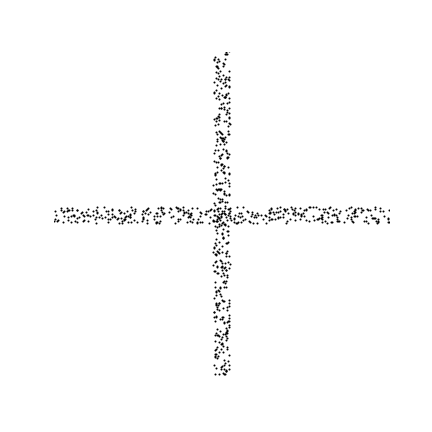
#> input picture Projects/Spectral-clustering/Report/code_and_data/cross_shaped.png, 432 x 432 px
$ python generate_figures.py
#> lines starting #> are read from the running program, lines starting #| are printed output that depends on the picture; after the words box and inside, x2 and y2 are one past the last pixel; in counts of white or black regions, pixels touching at a corner belong together
### Projects/Spectral-clustering/Report/code_and_data/spectral_clustering_lpca.py
'''
To use the algorithm for Spectral Clustering based on Local PCA,
import this file and use the function.

*** Example ***
import spectral_clustering_lpca as sc
sc.plot_spectral_clustering(picture_name = 'cross_shaped.png',
                         color_threshold = 15,
                         r = 15.0,
                         eps = 15.0,
                         eta = 0.5,
                         d = 1,
                         K = 2)
'''

import numpy as np
from sklearn.cluster import KMeans  # used in Algorithm 1 (Spectral Graph Partitioning)
from PIL import Image               # used to handle input figures
import matplotlib.pyplot as plt

# Algorithm 1 (Spectral Graph Partitioning) in the paper, which is used in Algorithm 4 *********************************
def SpectralGraphPartitioning(W, K):
    '''
    ***Input***
    W: float, 2d-array (N * N, where N is the number of data point)
        Affinity matrix
    K: int
        The number of clusters

    ***Return***
    kmeans.labels_: int, 1d-array (with length N)
        The labels of each data point
    '''
    W_rowsum = W.sum(axis=1)
    Z = W / np.sqrt(np.outer(W_rowsum, W_rowsum)) # Step 1, Compute Z
    eigen_value, eigen_vector = np.linalg.eig(Z)
    top_index = eigen_value.argsort()[::-1][0:K]
    out_matrix = eigen_vector[:, top_index]       # Step 2, Extract the top K eigenvectors of Z
    # Step 3, Renormalize each row of the resulting n * K matrix
    out_matrix = out_matrix / np.c_[np.linalg.norm(out_matrix, axis=1)]
    # Step 4, Apply K-means to the row vector
    kmeans = KMeans(n_clusters=K, random_state=0).fit(out_matrix)
    return kmeans.labels_

# Algorithm 4 (main algorithm), used in "plot_spectral_clustering" function ********************************************
def spectral_clustering_lpca(input_data, r, eps, eta, d, K):
    '''
    ***Input***
    input_data:

    r: float
        neighborhood radius parameter, r > 0.
    eps: float
        spatial scale parameter, eps > 0.
    eta: float
        projection scale parameter, eps > 0.
    d: int
        intrinsic dimension, d >= 1.
    K: int
        number of clusters, K >= 2.

    ***Return***
    result_data: float, 2d-array (n * 3, where n is the number of "black pixels" of the input figure)
        Each row corresponds to each pixel of the input figure.
        Each row data means [ x-coordinate, y-coordinate, label ].
    '''
    np.random.seed(0)
    n = len(input_data)
    ramaining_index_list = list(range(n))
    full_index_list = list(range(n))

    N_y_list = []

    # 1st and 2nd Step: Creates y_i, N(y_i), C_i, Q_i
    while ramaining_index_list:
        y_seed_num = np.random.choice(ramaining_index_list)  # Pick up y_i's index randomly
        ramaining_index_list.remove(y_seed_num)  # Remove y_i's index form the residual list
        y_i = input_data[y_seed_num]  # Get y_i

        N_y_i_list = list(
            [i for i in full_index_list if np.linalg.norm(input_data[i] - y_i) < r])  # Get N(y_i)'s index
        N_y_i = input_data[N_y_i_list]  # Get N(y_i)
        N_y_i = np.concatenate([N_y_i, y_i.reshape(1, 2)], axis=0)  # Merge y_i and N(y_i)

        number_set = set(ramaining_index_list) - set(N_y_i_list)
        ramaining_index_list = list(number_set)  # Remove N(y_i)'s index form the residual list

        N_y_i_list.append(y_seed_num)  # Merge y_i's index and N(y_i)'s index

        C = np.cov(N_y_i, rowvar=0, bias=0)  # Covariance Matrix for N(y_i)

        eigen_value, eigen_vector = np.linalg.eig(C)
        top_index = eigen_value.argsort()[::-1][0:d]
        P = eigen_vector[:, top_index]  # P is a matrix whose columns are the top d eigenvectors of C
        Q = np.dot(P, P.T)              # Get the orthogonal projection matrix

        # intermediate output about N(y_i)
        N_y_list.append([y_i,
                         N_y_i_list,
                         N_y_i,
                         C,
                         Q])

    # 3rd Step: Compute the following affinities W_ij
    n0 = len(N_y_list)
    W = np.zeros([n0, n0])
    for i in range(n0):
        for j in range(n0):
            # Note N_y_list[i][0] is y_i and N_y_list[i][4] is Q_i, created above.
            # Note the first norm is a vector norm and the second is a matrix norm.
            W[i][j] = np.exp(-np.linalg.norm(N_y_list[i][0] - N_y_list[j][0]) ** 2 / eps ** 2) \
                      * np.exp(-np.linalg.norm(N_y_list[i][4] - N_y_list[j][4]) ** 2 / eta ** 2)

    # 4th Step: Use algorithm 1 (Spectral Graph Partitioning) for W
    y_class = SpectralGraphPartitioning(W=W, K=K)

    # Create y array to prepare for the next calculation to find the closest y_j
    y = np.empty((0, 2), float)
    for i in range(n0):
        y = np.append(y, np.r_[N_y_list[i][0]].reshape(1, 2), axis=0)

    # 5th Step: For all input data x_i, find the closest y_j
    result_data = np.empty((0, 3), float)
    for i in range(n):
        min_index = np.argmin(np.linalg.norm(y - np.r_[input_data[i]], axis=1))
        result_data = np.append(result_data, [[input_data[i][0], input_data[i][1], y_class[min_index]]], axis=0)

    return result_data

# Called for Visualization *********************************************************************************************
# Accepts a input file name and generates a png output file in the same folder
def plot_spectral_clustering(picture_name, color_threshold, r, eps, eta, d, K):
    '''
    ***Input***
    picture_name: str
        File name of the input figure such as "sample.png".
        The file should be saved in the same folder.
    color_threshold: int
        Parameter used to convert the original figure into the pixel-coordinate array.
        If all of (Red, Green, Blue) is smaller than this threshold, the pixel is recognized as "black point".
        0 < color_threshold < 255.
    r: float
        neighborhood radius parameter, r > 0.
    eps: float
        spatial scale parameter, eps > 0.
    eta: float
        projection scale parameter, eps > 0.
    d: int
        intrinsic dimension, d >= 1.
    K: int
        number of clusters, K >= 2.

    ***Return***
    This function doesn't have a return value but generates plots and png files in the same folder.
    '''
#> called with picture_name = 'cross_shaped.png', color_threshold = 15, r = 15, eps = 15, eta = 0.5, d = 1, K = 2
    im1 = Image.open(picture_name)
#> im1 is the input picture: PIL image 432x432 RGBA; mean R, G, B, A 251.9, 251.9, 251.9, 255
    pixel_array = np.array(im1.getdata())
    black_flag = (pixel_array[:, 0] < color_threshold) \
                 * (pixel_array[:, 1] < color_threshold) \
                 * (pixel_array[:, 2] < color_threshold)
    black_flag = black_flag.reshape(im1.height, im1.width)
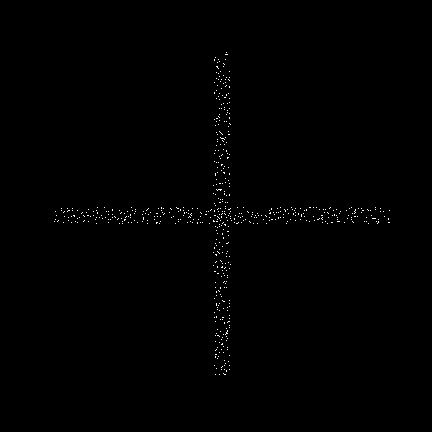
#> black_flag: shape (432, 432) bool; 0.41% white in thin lines or dots, all inside (x1, y1, x2, y2) = (54, 52, 390, 375)

    sample_data = np.empty((0, 2), float)
    for i in range(im1.height):
        for j in range(im1.width):
            if black_flag[i][j]:
                sample_data = np.append(sample_data, np.array([[j, (im1.height - 1) - i]]),
                                        axis=0)  # (x, y) = (width index, height index)

    # Call Algorithm 4
    result_data = spectral_clustering_lpca(input_data=sample_data, r=r, eps=eps, eta=eta, d=d, K=K)

    # Plot the input data
    fig = plt.figure(figsize=(12, 4))  # Create an empty figure.
    sub1 = fig.add_subplot(1, 2, 1)    # creating 2 plots. 1st one.
    sub2 = fig.add_subplot(1, 2, 2)    # 2nd one.
    sub1.plot(sample_data[:, 0], sample_data[:, 1], "o", markersize=1)

    # Plot the final result (Input and Result in the same row)
    color_list = ['red', 'blue', 'green', 'cyan', 'magenta', 'yellow', 'black'] # prepare 8 colors
    for i in range(K):
        sub2.plot(result_data[:, 0][result_data[:, 2] == i], result_data[:, 1][result_data[:, 2] == i], "o",
                  markersize=1, c=color_list[i])
    fig.savefig(picture_name[:-4] + '_output_1.png')
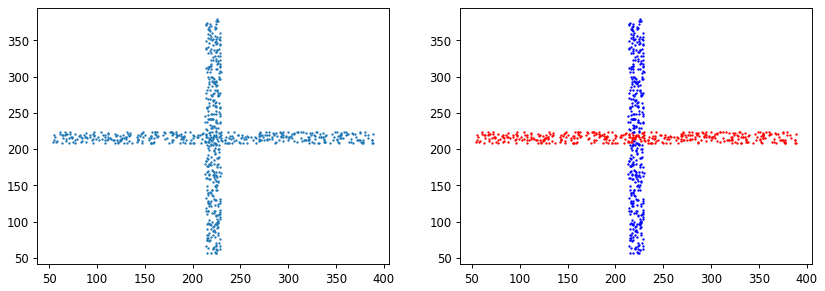
#> figure drawn by matplotlib, 2 panels

    # Plot the final result (Result only)
    fig = plt.figure(figsize=(6, 4))
    for i in range(K):
        plt.plot(result_data[:, 0][result_data[:, 2] == i], result_data[:, 1][result_data[:, 2] == i], "o",
                  markersize=1, c=color_list[i])
    fig.savefig(picture_name[:-4] + '_output_2.png')
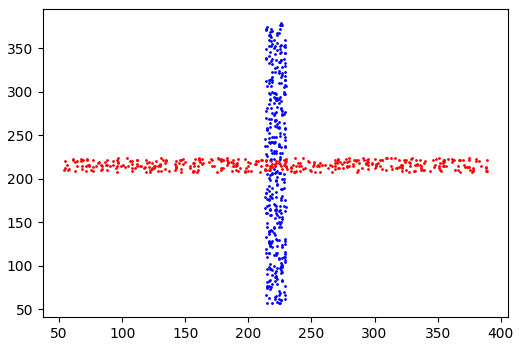
#> figure drawn by matplotlib, 1 panel

### Projects/Spectral-clustering/Report/code_and_data/generate_figures.py
### Import the main function file
# Put "spectral_clustering_lpca.py" in the same folder
# Need pillow package
import spectral_clustering_lpca as sc

### Function Description
print(sc.plot_spectral_clustering.__doc__)

### Figure 2: Clustering example
sc.plot_spectral_clustering(picture_name = 'cross_shaped.png',
                         color_threshold = 15,
                         r = 15.0,
                         eps = 15.0,
                         eta = 0.5,
                         d = 1,
                         K = 2)

'''
### Figure 3: Example of intersection cluster
sc.plot_spectral_clustering(picture_name = 'infinity_shaped.png',
                         color_threshold = 15,
                         r = 15.0,
                         eps = 15.0,
                         eta = 0.3,
                         d = 1,
                         K = 2)

### Figure 4: Failure at the corner
sc.plot_spectral_clustering(picture_name = 'sharp_720.png',
                         color_threshold = 10,
                         r = 10.0,
                         eps = 10.0,
                         eta = 0.5,
                         d = 1,
                         K = 3)

### Figure 5-1: Successful results with smooth data
sc.plot_spectral_clustering(picture_name = 'smooth_720_1.png',
                         color_threshold = 10,
                         r = 10.0,
                         eps = 10.0,
                         eta = 0.5,
                         d = 1,
                         K = 3)

### Figure 5-2: Successful results with smooth data
sc.plot_spectral_clustering(picture_name = 'smooth_720_2.png',
                         color_threshold = 10,
                         r = 10.0,
                         eps = 10.0,
                         eta = 0.5,
                         d = 1,
                         K = 3)

### Figure 6: [Left]: eta = 0.1
sc.plot_spectral_clustering(picture_name = 'smooth_720_1.png',
                         color_threshold = 10,
                         r = 10.0,
                         eps = 10.0,
                         eta = 0.1,
                         d = 1,
                         K = 3)

### Figure 6: [Right]: eta = 1.0
sc.plot_spectral_clustering(picture_name = 'smooth_720_1.png',
                         color_threshold = 10,
                         r = 10.0,
                         eps = 10.0,
                         eta = 1.0,
                         d = 1,
                         K = 3)

### Figure 7: [Left]: r = 3.0
sc.plot_spectral_clustering(picture_name = 'smooth_720_1.png',
                         color_threshold = 10,
                         r = 3.0,
                         eps = 10.0,
                         eta = 0.5,
                         d = 1,
                         K = 3)

### Figure 7: [Right]: r = 40.0
sc.plot_spectral_clustering(picture_name = 'smooth_720_1.png',
                         color_threshold = 10,
                         r = 40.0,
                         eps = 10.0,
                         eta = 0.5,
                         d = 1,
                         K = 3)

### Figure 8: [Left]: eps = 3.0
sc.plot_spectral_clustering(picture_name = 'smooth_720_1.png',
                         color_threshold = 10,
                         r = 10.0,
                         eps = 3.0,
                         eta = 0.5,
                         d = 1,
                         K = 3)

### Figure 8: [Right]: eps = 40.0
sc.plot_spectral_clustering(picture_name = 'smooth_720_1.png',
                         color_threshold = 10,
                         r = 10.0,
                         eps = 40.0,
                         eta = 0.5,
                         d = 1,
                         K = 3)
'''

$ run again, with Projects/Spectral-clustering/Report/code_and_data/infinity_shaped.png copied over Projects/Spectral-clustering/Report/code_and_data/cross_shaped.png
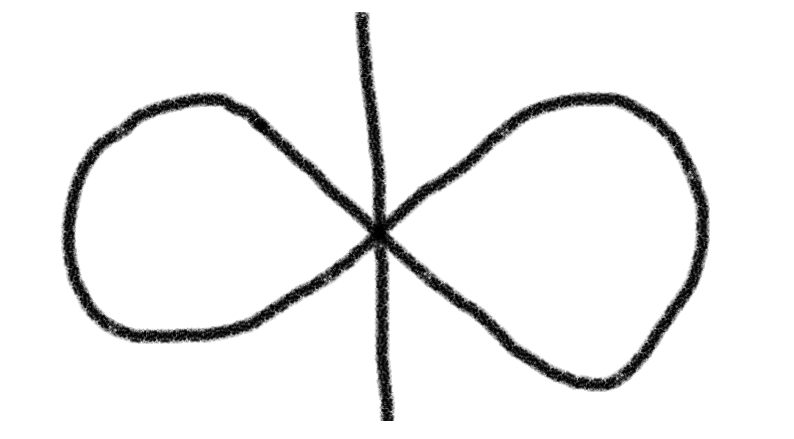
#> input picture Projects/Spectral-clustering/Report/code_and_data/infinity_shaped.png, 794 x 439 px
#> in plot_spectral_clustering, im1 is the input picture: PIL image 794x439 RGB; min 0, max 255, mean 239.2
#> in plot_spectral_clustering, `black_flag = black_flag.reshape(im1.height, im1.width)`:
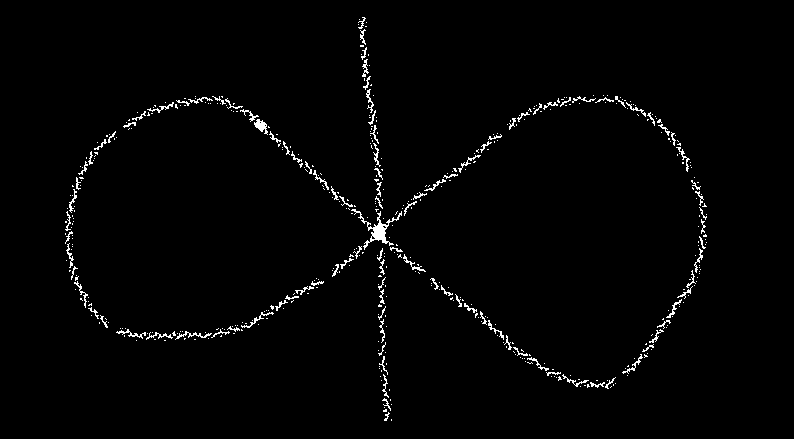
#> black_flag: shape (439, 794) bool; 1.7% white in thin lines or dots, all inside (x1, y1, x2, y2) = (65, 17, 707, 421)
#> in plot_spectral_clustering, `fig.savefig(picture_name[:-4] + '_output_2.png')`:
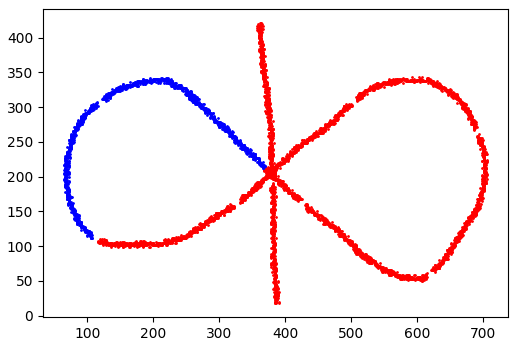
#> figure drawn by matplotlib, 1 panel

$ run again, with Projects/Spectral-clustering/Report/code_and_data/sharp_720.png copied over Projects/Spectral-clustering/Report/code_and_data/cross_shaped.png
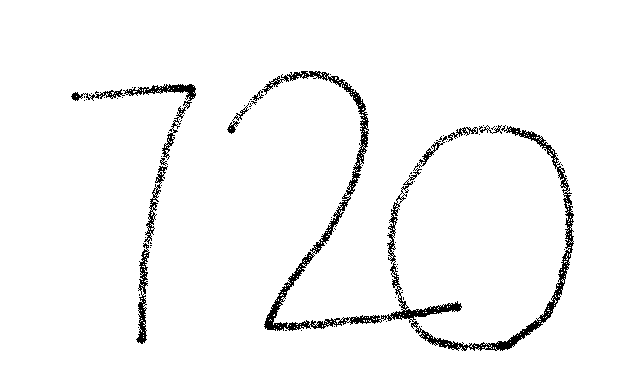
#> input picture Projects/Spectral-clustering/Report/code_and_data/sharp_720.png, 641 x 379 px
#> in plot_spectral_clustering, im1 is the input picture: PIL image 641x379 RGB; 96.5% white; black in thin lines or dots, all inside (x1, y1, x2, y2) = (71, 71, 574, 351)
#> in plot_spectral_clustering, `fig.savefig(picture_name[:-4] + '_output_1.png')`:
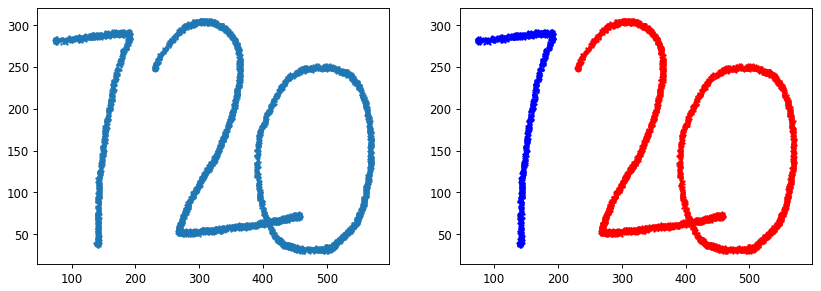
#> figure drawn by matplotlib, 2 panels
#> in plot_spectral_clustering, `fig.savefig(picture_name[:-4] + '_output_2.png')`:
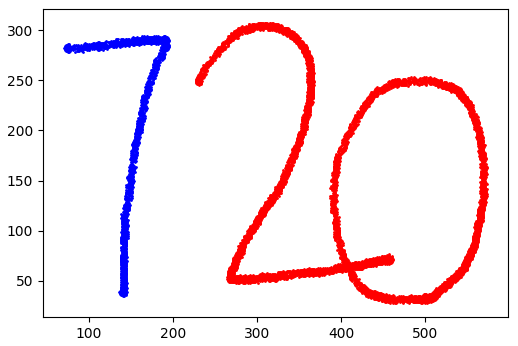
#> figure drawn by matplotlib, 1 panel

$ run again, with Projects/Spectral-clustering/Report/code_and_data/smooth_720_1.png copied over Projects/Spectral-clustering/Report/code_and_data/cross_shaped.png
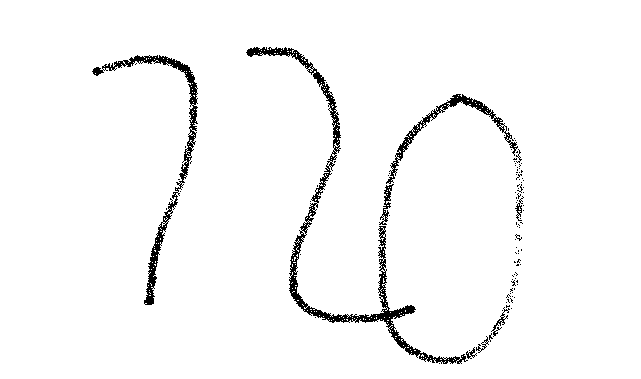
#> input picture Projects/Spectral-clustering/Report/code_and_data/smooth_720_1.png, 641 x 379 px
#> in plot_spectral_clustering, im1 is the input picture: PIL image 641x379 RGB; 97% white; black in thin lines or dots, all inside (x1, y1, x2, y2) = (92, 47, 524, 364)
#> in plot_spectral_clustering, `fig.savefig(picture_name[:-4] + '_output_1.png')`:
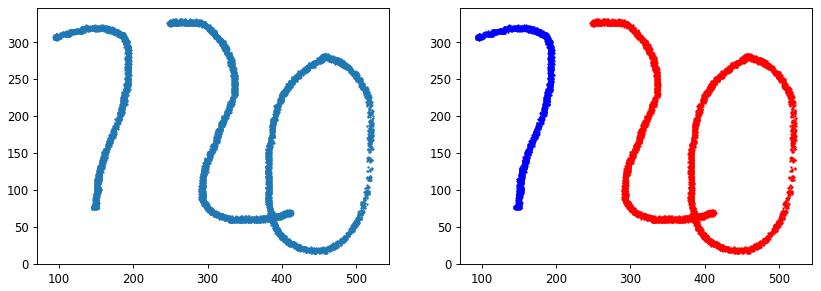
#> figure drawn by matplotlib, 2 panels
#> in plot_spectral_clustering, `fig.savefig(picture_name[:-4] + '_output_2.png')`:
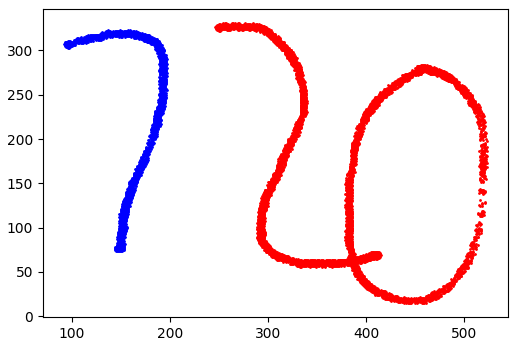
#> figure drawn by matplotlib, 1 panel
